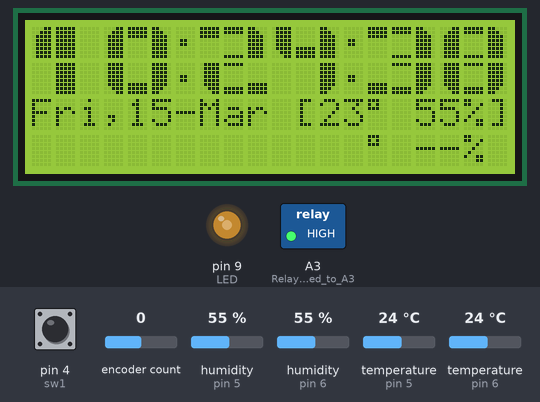
Recording of a sketch running on a simulated Arduino Nano, built with avr-gcc and run on an emulated ATmega328P. Parts: 20×4 character LCD, switched loads named in the sketch (green lamp = pin HIGH), output pins drawn as LEDs (lit = HIGH). The test bench sets the inputs (shaded band); at power-on: pin 4 (sw1) HIGH, encoder count 0, humidity (sensors on pin 5, pin 6) 55 %, temperature (sensors on pin 5, pin 6) 24 °C. The local clock reads 2024-03-15 10:24:30 at power-on unless the sketch sets it.

Above: at 8.6 s.
9.3 s: pin 4 (sw1) pulled LOW for 0.15 s
At 10.7 s:
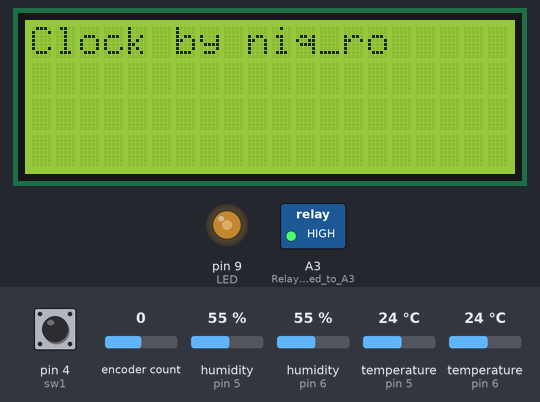
12.4 s: pin 4 (sw1) pulled LOW for 3.2 s
At 16.8 s:
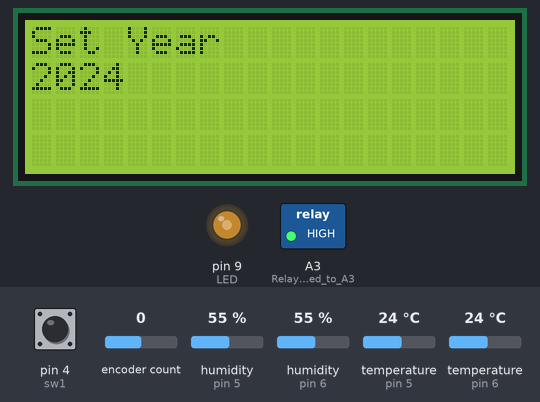
17.1 s: pin 4 (sw1) pulled LOW for 1 s
At 19.1 s:
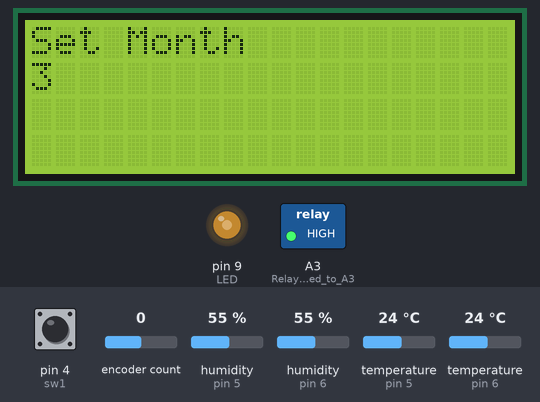
19.7 s: pin 4 (sw1) pulled LOW for 0.15 s
At 20.9 s:
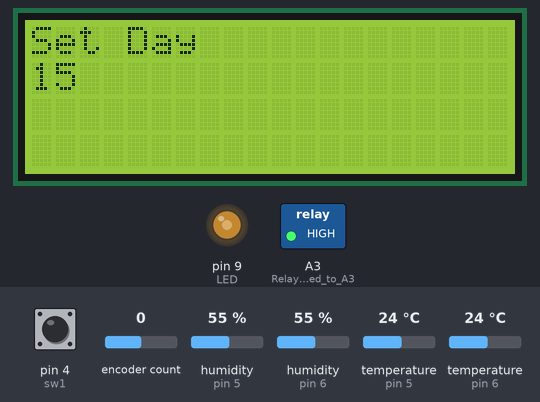
21.4 s: pin 4 (sw1) pulled LOW for 0.15 s
At 21.9 s:
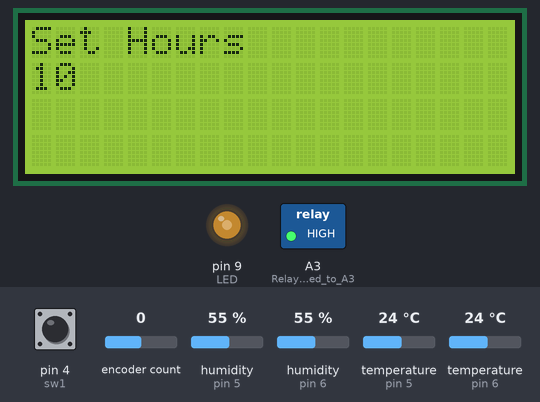
23.1 s: pin 4 (sw1) pulled LOW for 1 s
At 25.2 s:
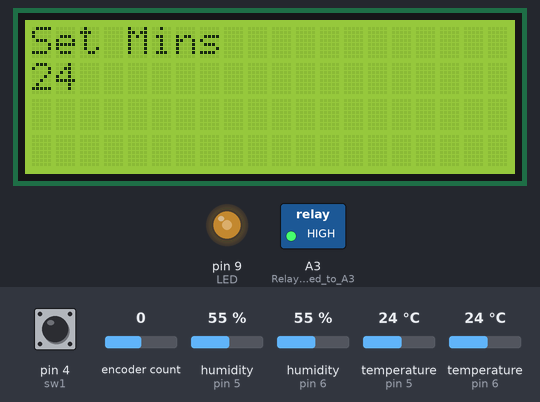
Timing chart, 0 to 26.7 s (numbered marks = the images above; inputs shaded):
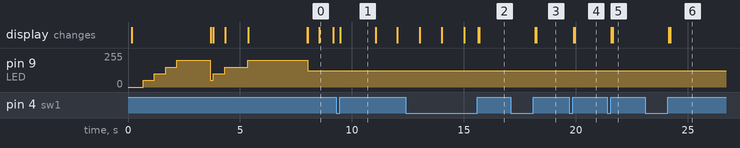

The sketch:

big_font_weather_clock_v2.ino
```cpp
/*
 * Racov feb.2021
 -- 20x4 LCD (paralel) display
 -- clock with big numbers and I2C-DS3231 Real Time clock
 -- temperature and hunidity interior/exterior with I2C-BMP280
 -- rotary encoder for TIME set
 racov.ro

v.1 - Nicu FLORICA (niq_ro) changed t i2c interface for LCD2004
v.1.a - changed sensors to DHT22
v.2 - added Doz (A.G.Doswell) mode to change the time with encoder: http://andydoz.blogspot.ro/2014_08_01_archive.html
*/

// Use: Pressing and holding the button will enter the clock set mode (on release of the button). Clock is set using the rotary encoder.
// The clock must be set to UTC.
// Pressing and releasing the button quickly will display info about author (me)

#include <Wire.h>
#include "RTClib.h" // from https://github.com/adafruit/RTClib
//#include <LiquidCrystal.h>
#include <LiquidCrystal_I2C.h> // used Adafruit library
#include <Wire.h>
#include <Encoder.h> // from http://www.pjrc.com/teensy/td_libs_Encoder.html

#define sw1 4
// usually the rotary encoders three pins have the ground pin in the middle
int PinA = 2;  // encoder right
int PinB = 3;  // encoder left

RTC_DS1307 RTC; // Tells the RTC library that we're using a DS1307 RTC
Encoder knob(PinB, PinA); //encoder connected to pins 2 and 3 (and ground)
//LiquidCrystal lcd(12, 13, 7, 6, 5, 4); // I used an odd pin combination because I need pin 2 and 3 for the interrupts.
LiquidCrystal_I2C lcd(0x27, 20, 4); // adress can be 0x3F

//the variables provide the holding values for the set clock routine
int setyeartemp;
int setmonthtemp;
int setdaytemp;
int sethourstemp;
int setminstemp;
int setsecs = 0;
int maxday; // maximum number of days in the given month
int TimeMins; // number of seconds since midnight
int TimerMode = 2; //mode 0=Off 1=On 2=Auto
int TimeOut = 10;
int TimeOutCounter;

// These variables are for the push button routine
int buttonstate = 0; //flag to see if the button has been pressed, used internal on the subroutine only
int pushlengthset = 3000; // value for a long push in mS
int pushlength = pushlengthset; // set default pushlength
int pushstart = 0;// sets default push value for the button going low
int pushstop = 0;// sets the default value for when the button goes back high

int knobval; // value for the rotation of the knob
boolean buttonflag = false; // default value for the button flag


//const int TIMEZONE = 0; //UTC
const int TIMEZONE = 2; //UTC Craiova (Romania) - http://www.worldtimebuddy.com/utc-to-romania-craiova

#include "DHT.h"  // : https://github.com/adafruit/DHT-sensor-library
#define DHTPIN1 5     // Digital pin connected to the DHT sensor
#define DHTPIN2 6     // Digital pin connected to the DHT sensor
#define LED 9

// Uncomment whatever type you're using!
//#define DHTTYPE DHT11   // DHT 11
#define DHTTYPE DHT22   // DHT 22  (AM2302), AM2321
//#define DHTTYPE DHT21   // DHT 21 (AM2301)

// Connect pin 1 (on the left) of the sensor to +5V
// NOTE: If using a board with 3.3V logic like an Arduino Due connect pin 1
// to 3.3V instead of 5V!
// Connect pin 2 of the sensor to whatever your DHTPIN is
// Connect pin 3 (on the right) of the sensor to GROUND (if your sensor has 3 pins)
// Connect pin 4 (on the right) of the sensor to GROUND and leave the pin 3 EMPTY (if your sensor has 4 pins)
// Connect a 10K resistor from pin 2 (data) to pin 1 (power) of the sensor

// Initialize DHT sensor.
// Note that older versions of this library took an optional third parameter to
// tweak the timings for faster processors.  This parameter is no longer needed
// as the current DHT reading algorithm adjusts itself to work on faster procs.
DHT dht1(DHTPIN1, DHTTYPE);
DHT dht2(DHTPIN2, DHTTYPE);

// initialize the library by associating any needed LCD interface pin
// with the arduino pin number it is connected to
//const int rs = 12, en = 11, d4 = 8, d5 = 7, d6 = 6, d7 = 5, LED = 9;
//LiquidCrystal lcd(rs, en, d4, d5, d6, d7);
//LiquidCrystal_I2C lcd(0x27, 20, 4); // adress can be 0x3F


// variables for automatic brightness
int light;

// interior environment variables
int intt = 24;
int inth = 45;
//int pres = 760;
// exterior environment variables
int exth = 51;
int extt = 12;

boolean intdht = true;
boolean extdht = true;

int h,m,s,yr,mt,dt,dy,olds;   // hous, minutes, seconds, year, month, date of the month, day, previous second
//char *DOW[]={"MAR","MIE","JOI","VIN","SAM","DUM","LUN"};  //define day of the week
//char *DOW[]={"Dum","Lun","Mar","Mie","Joi","Vin","Sam"};  //define day of the week
char *DOW[]={"Sun","Mon","Tue","Wed","Thu","Fri","Sat"};  //define day of the week
//char *MTH[]={"Ian","Feb","Mar","Apr","Mai","Iun","Iul","Aug","Sep","Oct","Noi","Dec"};  //define month
char *MTH[]={"Jan","Feb","Mar","Apr","May","Jun","Jul","Aug","Sep","Oct","Nov","Dec"};  //define month

unsigned long tpcitit = 30000;
unsigned long tpcitire;


void setup () {
    //Serial.begin(57600); //start debug serial interface
    Wire.begin(); //start I2C interface
    //RTC.begin(); //start RTC interface
  //dht.begin();  // DHT init

  //  lcd.begin(16,2); //Start LCD (defined as 16 x 2 characters)
    lcd.begin();
 //   lcd.createChar(0, grad);  // create custom symbol
  lcd.backlight();
    lcd.clear();
    pinMode(sw1,INPUT);//push button on encoder connected to A0 (and GND)
    digitalWrite(sw1,HIGH); //Pull A0 high
    pinMode(A3,OUTPUT); //Relay connected to A3
    digitalWrite (A3, HIGH); //sets relay off (default condition)

// *******DEFINE CUSTOM CHARACTERS FOR BIG FONT*****************
  byte A[8] =
  {
  B00011,
  B00111,
  B01111,
  B01111,
  B01111,
  B01111,
  B01111,
  B01111
  };
  byte B[8] =
  {
  B11111,
  B11111,
  B00000,
  B00000,
  B00000,
  B00000,
  B00000,
  B11111
  };
  byte C[8] =
  {
  B11000,
  B11100,
  B11110,
  B11110,
  B11110,
  B11110,
  B11110,
  B11110
  };
  byte D[8] =
  {
  B01111,
  B01111,
  B01111,
  B01111,
  B01111,
  B01111,
  B00111,
  B00011
  };
  byte E[8] =
  {
  B11111,
  B00000,
  B00000,
  B00000,
  B00000,
  B00000,
  B11111,
  B11111
  };
  byte F[8] =
  {
  B11110,
  B11110,
  B11110,
  B11110,
  B11110,
  B11110,
  B11100,
  B11000
  };
  byte G[8] =
  {
  B11111,
  B11111,
  B11111,
  B00000,
  B00000,
  B00000,
  B00000,
  B00000
  };
  byte H[8] =
  {
  B00000,
  B00000,
  B00000,
  B00000,
  B00000,
  B11111,
  B11111,
  B11111
  };

  lcd.createChar(8,A);
  lcd.createChar(6,B);
  lcd.createChar(2,C);
  lcd.createChar(3,D);
  lcd.createChar(7,E);
  lcd.createChar(5,F);
  lcd.createChar(1,G);
  lcd.createChar(4,H);

  // Print a message to the LCD.
  // lcd.setCursor(col, row);
  // lcd.print("text");
  lcd.setCursor(6, 0);
  lcd.print("WEATHER");
  lcd.setCursor(7, 1);
  lcd.print("CLOCK");
  lcd.setCursor(0, 2);
  lcd.print("**RACOV** **niq_ro**");
  lcd.setCursor(0, 3);
  lcd.print("Feb.2021    Oct.2025");
  // slowly increase display backlighting brightness
  for (int i = 0; i <= 4; i++) {
    analogWrite(LED, (i*50));
    delay(500);
    }
  delay(1000);

  // initializing the modules
  analogWrite(LED, 50);
  lcd.setCursor(0, 0);
  lcd.print("CHECKING MODULES....");
  delay(100);

  analogWrite(LED, 100);
  lcd.setCursor(0, 1);
  lcd.print("1.REAL CLOCK......OK");
  if (! RTC.begin()) {
    lcd.setCursor(16, 1);
    lcd.print("FAIL");
    delay(5000);
  }
  delay(500);

  dht1.begin();
  dht2.begin();

  analogWrite(LED, 150);
  lcd.setCursor(0, 2);
  lcd.print("2.INSIDE TEMP.....OK");

  // Sensor readings may also be up to 2 seconds 'old' (its a very slow sensor)
  inth = dht1.readHumidity();
  delay(500);
  // Read temperature as Celsius (the default)
  intt = dht1.readTemperature();

  // Check if any reads failed and exit early (to try again).
  if (isnan(inth) || isnan(intt))
   {
    Serial.println(F("Failed to read from DHT sensor 1!"));
    lcd.setCursor(16, 2);
    lcd.print("FAIL");
    intdht = false;
   }

  delay(500);

  analogWrite(LED, 200);
  lcd.setCursor(0, 3);
  lcd.print("3.OUTSIDE TEMP....OK");

 // Sensor readings may also be up to 2 seconds 'old' (its a very slow sensor)
  exth = dht2.readHumidity();
  delay(500);
  // Read temperature as Celsius (the default)
  extt = dht2.readTemperature();

  // Check if any reads failed and exit early (to try again).
  if (isnan(extt) || isnan(extt))
  {
    Serial.println(F("Failed to read from DHT sensor 2!"));
    lcd.setCursor(16, 3);
    lcd.print("FAIL");
    extdht = false;
  }

  delay(2000);

    //Checks to see if the RTC is runnning, and if not, sets the time to the time this sketch was compiled.
    if (! RTC.isrunning()) {
    RTC.adjust(DateTime(__DATE__, __TIME__));
  }
lcd.clear();
promo();
tpcitire = tpcitit + millis();
}


void loop () {

    pushlength = pushlengthset;
    pushlength = getpushlength ();
    delay (10);

    if (pushlength <pushlengthset)
    {
      ShortPush ();
      promo();
    }
       //This runs the setclock routine if the knob is pushed for a long time
       if (pushlength >pushlengthset)
       {
         lcd.clear();
         DateTime now = RTC.now();
         setyeartemp=now.year(),DEC;
         setmonthtemp=now.month(),DEC;
         setdaytemp=now.day(),DEC;
         sethourstemp=now.hour(),DEC;
         setminstemp=now.minute(),DEC;
         setclock();
         pushlength = pushlengthset;
       };

  DateTime now = RTC.now();
  s  = now.second();                        // read seconds
  if (olds != s) {                          // if seconds changed
/*    Serial.println(dy);
    Serial.println(mt);
    Serial.println(dt);
    Serial.println(yr); */
      printbig((s%10),17);                  // display seconds
      printbig((s/10),14);
      olds = s;
      if ( s == 0 ) {                       // minutes change
          m  = now.minute();                // read minutes
          printbig((m%10),10);              // display minutes
          printbig((m/10),7);
          if (m == 0) {                     // hours change
            h  = now.hour();                // read hours
            printbig((h%10),3);             // dislay hours
            printbig((h/10),0);
            if (h == 0) {                   // day change
              dt = now.day();               // read day
              dy = now.dayOfTheWeek();
              mt = now.month();             // read month
              yr = now.year();              // read year
              lcd.setCursor(0, 2);          // display date full
              lcd.print(DOW[dy]);
              lcd.setCursor(4, 2);
              lcd.print(dt/10);
              lcd.print(dt%10);
              lcd.setCursor(7, 2);
              lcd.print(MTH[mt-1]);  // niq_ corrected
          }
      }
    }

    if (millis() - tpcitire > tpcitit)
     {
        // set screen brightness
        light = (analogRead(A6));
        analogWrite(LED, 2+(light/4.2));

        // interior temperature/humidity
         if (intdht){
          intt = round(dht1.readTemperature() - 1);
           delay(500);
          inth = round(dht1.readHumidity());

          lcd.setCursor(11,2);
        if (intt>=0) {
          lcd.print("[");
          if (intt<10) {lcd.print(" ");}
          }
          else {
            if (intt>(-10)) {lcd.print("[");}
          }
        lcd.print(intt);
        lcd.setCursor(15,2);
        if (inth<100) {lcd.print(" ");}
        lcd.print(inth);
        lcd.setCursor(2,3);
        }
       delay(100);
      // exterior temperature/humidity
        if (extdht){
            extt = round(dht2.readTemperature() - 1);
             delay(500);
            exth = round(dht2.readHumidity());
            lcd.setCursor(11,3);
          if (extt>=0) {
          lcd.print(" ");
          if (extt<10) {lcd.print(" ");}
          }
          else {
            if (extt>(-10)) {lcd.print(" ");}
            }
         lcd.print(extt);
        lcd.setCursor(15,3);
              if (exth<100) {lcd.print(" ");}
              if (exth<10) {lcd.print(" ");}
              lcd.print(exth);
        }
     tpcitire = millis();
     }
    // do other things every second
  }


}  // end main loop

//sets the clock
void setclock (){
   setyear ();
   lcd.clear ();
   setmonth ();
   lcd.clear ();
   setday ();
   lcd.clear ();
   sethours ();
   lcd.clear ();
   setmins ();
   lcd.clear();

   RTC.adjust(DateTime(setyeartemp,setmonthtemp,setdaytemp,sethourstemp,setminstemp,setsecs));
   delay (1000);
   promo();
}

// subroutine to return the length of the button push.
int getpushlength () {
  buttonstate = digitalRead(sw1);
       if(buttonstate == LOW && buttonflag==false) {
              pushstart = millis();
              buttonflag = true;
          };

       if (buttonstate == HIGH && buttonflag==true) {
         pushstop = millis ();
         pushlength = pushstop - pushstart;
         buttonflag = false;
       };
       return pushlength;
}
// The following subroutines set the individual clock parameters
int setyear () {
//lcd.clear();
    lcd.setCursor (0,0);
    lcd.print ("Set Year");
    pushlength = pushlengthset;
    pushlength = getpushlength ();
    if (pushlength != pushlengthset) {
      return setyeartemp;
    }

    lcd.setCursor (0,1);
    knob.write(0);
    delay (50);
    knobval=knob.read();
    if (knobval < -1) { //bit of software de-bounce
      knobval = -1;
    }
    if (knobval > 1) {
      knobval = 1;
    }
    setyeartemp=setyeartemp + knobval;
    if (setyeartemp < 2014) { //Year can't be older than currently, it's not a time machine.
      setyeartemp = 2014;
    }
    lcd.print (setyeartemp);
    lcd.print("  ");
    setyear();
}

int setmonth () {
//lcd.clear();
   lcd.setCursor (0,0);
    lcd.print ("Set Month");
    pushlength = pushlengthset;
    pushlength = getpushlength ();
    if (pushlength != pushlengthset) {
      return setmonthtemp;
    }

    lcd.setCursor (0,1);
    knob.write(0);
    delay (50);
    knobval=knob.read();
    if (knobval < -1) {
      knobval = -1;
    }
    if (knobval > 1) {
      knobval = 1;
    }
    setmonthtemp=setmonthtemp + knobval;
    if (setmonthtemp < 1) {// month must be between 1 and 12
      setmonthtemp = 1;
    }
    if (setmonthtemp > 12) {
      setmonthtemp=12;
    }
    lcd.print (setmonthtemp);
    lcd.print("  ");
    setmonth();
}

int setday () {
  if (setmonthtemp == 4 || setmonthtemp == 5 || setmonthtemp == 9 || setmonthtemp == 11) { //30 days hath September, April June and November
    maxday = 30;
  }
  else {
  maxday = 31; //... all the others have 31
  }
  if (setmonthtemp ==2 && setyeartemp % 4 ==0) { //... Except February alone, and that has 28 days clear, and 29 in a leap year.
    maxday = 29;
  }
  if (setmonthtemp ==2 && setyeartemp % 4 !=0) {
    maxday = 28;
  }
//lcd.clear();
   lcd.setCursor (0,0);
    lcd.print ("Set Day");
    pushlength = pushlengthset;
    pushlength = getpushlength ();
    if (pushlength != pushlengthset) {
      return setdaytemp;
    }

    lcd.setCursor (0,1);
    knob.write(0);
    delay (50);
    knobval=knob.read();
    if (knobval < -1) {
      knobval = -1;
    }
    if (knobval > 1) {
      knobval = 1;
    }
    setdaytemp=setdaytemp+ knobval;
    if (setdaytemp < 1) {
      setdaytemp = 1;
    }
    if (setdaytemp > maxday) {
      setdaytemp = maxday;
    }
    lcd.print (setdaytemp);
    lcd.print("  ");
    setday();
}

int sethours () {
//lcd.clear();
    lcd.setCursor (0,0);
    lcd.print ("Set Hours");
    pushlength = pushlengthset;
    pushlength = getpushlength ();
    if (pushlength != pushlengthset) {
      return sethourstemp;
    }

    lcd.setCursor (0,1);
    knob.write(0);
    delay (50);
    knobval=knob.read();
    if (knobval < -1) {
      knobval = -1;
    }
    if (knobval > 1) {
      knobval = 1;
    }
    sethourstemp=sethourstemp + knobval;
    if (sethourstemp < 1) {
      sethourstemp = 1;
    }
    if (sethourstemp > 23) {
      sethourstemp=23;
    }
    lcd.print (sethourstemp);
    lcd.print("  ");
    sethours();
}

int setmins () {
//lcd.clear();
   lcd.setCursor (0,0);
    lcd.print ("Set Mins");
    pushlength = pushlengthset;
    pushlength = getpushlength ();
    if (pushlength != pushlengthset) {
      return setminstemp;
    }

    lcd.setCursor (0,1);
    knob.write(0);
    delay (50);
    knobval=knob.read();
    if (knobval < -1) {
      knobval = -1;
    }
    if (knobval > 1) {
      knobval = 1;
    }
    setminstemp=setminstemp + knobval;
    if (setminstemp < 0) {
      setminstemp = 0;
    }
    if (setminstemp > 59) {
      setminstemp=59;
    }
    lcd.print (setminstemp);
    lcd.print("  ");
    setmins();
}

int setmode () { //Sets the mode of the timer. Auto, On or Off
//lcd.clear();
    lcd.setCursor (0,0);
    lcd.print ("Set Mode");
    pushlength = pushlengthset;
    pushlength = getpushlength ();
    if (pushlength != pushlengthset) {
      return TimerMode;
    }

    lcd.setCursor (0,1);
    knob.write(0);
    delay (50);
    knobval=knob.read();
    if (knobval < -1) {
      knobval = -1;
    }
    if (knobval > 1) {
      knobval = 1;
    }
    TimerMode=TimerMode + knobval;
    if (TimerMode < 0) {
      TimerMode = 0;
    }
    if (TimerMode > 2) {
      TimerMode=2;
    }
    if (TimerMode == 0) {
    lcd.print("Off (!)");
    lcd.print("  ");
    }
    if (TimerMode == 1) {
    lcd.print("On (*)");
    lcd.print("  ");
    }
    if (TimerMode == 2) {
    lcd.print("Auto");
    lcd.print("  ");
    }
    setmode ();
}


void ShortPush () {
  //This displays the calculated sunrise and sunset times when the knob is pushed for a short time.
lcd.clear();
for (long Counter = 0; Counter < 100 ; Counter ++) { //returns to the main loop if it's been run 604 times
                                                     //(don't ask me why I've set 604,it seemed like a good number)
  lcd.setCursor (0,0);
  lcd.print ("Clock by niq_ro");

  //If the knob is pushed again, enter the mode set menu
  pushlength = pushlengthset;
  pushlength = getpushlength ();
  if (pushlength != pushlengthset) {
    lcd.clear ();
  }
}
lcd.clear();
}

void printbig(int i, int x)
{
  //  prints each segment of the big numbers

  if (i == 0) {
      lcd.setCursor(x,0);
      lcd.write(8);
      lcd.write(1);
      lcd.write(2);
      lcd.setCursor(x, 1);
      lcd.write(3);
      lcd.write(4);
      lcd.write(5);
  }
    else if  (i == 1) {
      lcd.setCursor(x,0);
      lcd.write(8);
      lcd.write(255);
      lcd.print(" ");
      lcd.setCursor(x, 1);
      lcd.print(" ");
      lcd.write(255);
      lcd.print(" ");
    }

    else if  (i == 2) {
      lcd.setCursor(x,0);
      lcd.write(1);
      lcd.write(6);
      lcd.write(2);
      lcd.setCursor(x, 1);
      lcd.write(3);
      lcd.write(7);
      lcd.write(4);
    }

    else if (i == 3) {
      lcd.setCursor(x,0);
      lcd.write(1);
      lcd.write(6);
      lcd.write(2);
      lcd.setCursor(x, 1);
      lcd.write(4);
      lcd.write(7);
      lcd.write(5);
    }

    else if (i == 4) {
      lcd.setCursor(x,0);
      lcd.write(3);
      lcd.write(4);
      lcd.write(2);
      lcd.setCursor(x, 1);
      lcd.print("  ");
      lcd.write(5);
    }

    else if (i == 5) {
      lcd.setCursor(x,0);
      lcd.write(255);
      lcd.write(6);
      lcd.write(1);
      lcd.setCursor(x, 1);
      lcd.write(7);
      lcd.write(7);
      lcd.write(5);
    }

    else if (i == 6) {
      lcd.setCursor(x,0);
      lcd.write(8);
      lcd.write(6);
      lcd.print(" ");
      lcd.setCursor(x, 1);
      lcd.write(3);
      lcd.write(7);
      lcd.write(5);
    }

    else if (i == 7) {
      lcd.setCursor(x,0);
      lcd.write(1);
      lcd.write(1);
      lcd.write(5);
      lcd.setCursor(x, 1);
      lcd.print(" ");
      lcd.write(8);
      lcd.print(" ");
    }

    else if (i == 8) {
      lcd.setCursor(x,0);
      lcd.write(8);
      lcd.write(6);
      lcd.write(2);
      lcd.setCursor(x, 1);
      lcd.write(3);
      lcd.write(7);
      lcd.write(5);
    }

    else if (i == 9) {
      lcd.setCursor(x,0);
      lcd.write(8);
      lcd.write(6);
      lcd.write(2);
      lcd.setCursor(x, 1);
      lcd.print(" ");
      lcd.write(4);
      lcd.write(5);
    }

  }

void promo()
{
   // print all the fix text - never changes
  lcd.setCursor(0, 0);
  lcd.print(" __ __"+String(char(165))+" __ __"+(char(165))+" __ __");  // char(165) is big point symbol
  lcd.setCursor(0, 1);
  lcd.print("      "+String(char(165))+"      "+(char(165))+"      ");
  lcd.setCursor(0, 2);
  lcd.print("Lun,01-Ian [--"+String(char(223))+" --%]");  // char(223) is degree symbol
  lcd.setCursor(0, 3);
//  lcd.print("  ----hPa   --"+String(char(223))+" --% ");
  lcd.print("              "+String(char(223))+" --% ");

// read all time and date and display
  DateTime now = RTC.now();
  h  = now.hour();
  m  = now.minute();
  s  = now.second();
  yr = now.year();
  mt = now.month();
  dt = now.day();
  dy = now.dayOfTheWeek();
  olds = s;

// fill the display with all the data
  printbig((h%10),3);
  printbig((h/10),0);
  printbig((m%10),10);
  printbig((m/10),7);
  printbig((s%10),17);
  printbig((s/10),14);

  lcd.setCursor(0, 2);
  lcd.print(DOW[dy]);
  lcd.setCursor(4, 2);
  lcd.print(dt/10);
  lcd.print(dt%10);
  lcd.setCursor(7, 2);
  lcd.print(MTH[mt-1]);
}
```

Measured:
- after the input at 9.3 s, the display: changes after 0.18 s (image 1)
- after the input at 12.4 s, the display: first differs from a run without the input after 3.2 s (image 2 shows a later state)
- after the input at 17.1 s, the display: first changes after 1.1 s (image 3 shows a later state)
- after the input at 19.7 s, the display: first changes after 0.19 s (image 4 shows a later state)
- after the input at 21.4 s, the display: first changes after 0.18 s (image 5 shows a later state)
- after the input at 23.1 s, the display: first changes after 1.1 s (image 6 shows a later state)
- what the display in image 0 shows lasts 0.7 s, from 8.5 s to 9.2 s
